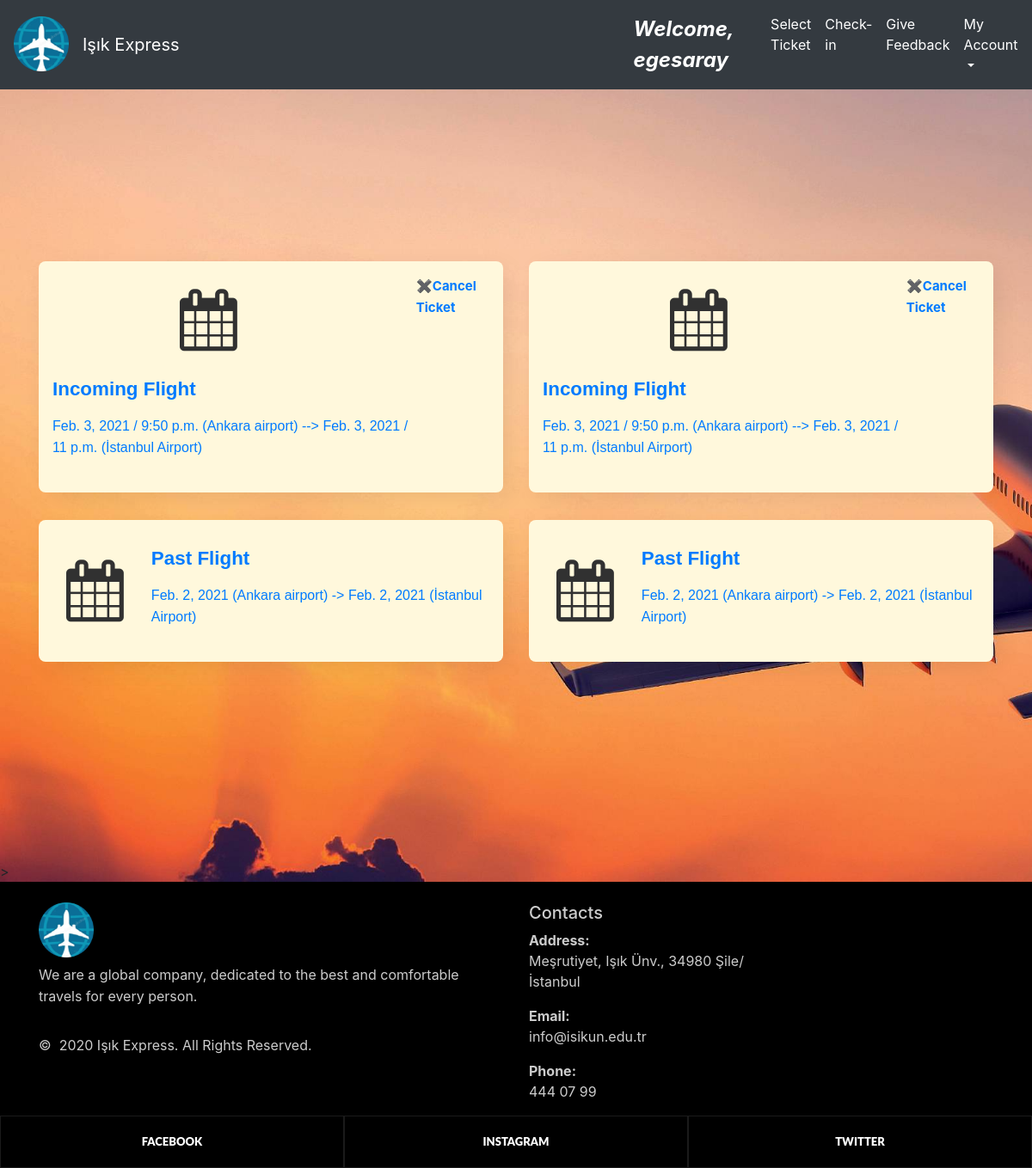
The app's page /myflights/ (signed in) with its own data.
### home/models.py (models this page shows, shortened)
class Ticket(models.Model):
    trip_choice = (('o','oneway'),('r','roundtrip'),)
    trip = models.CharField(max_length=5, choices=trip_choice)
    registereduser =models.ForeignKey(RegisteredUser,null=True,on_delete= models.CASCADE)
    ticket_class = models.CharField(max_length=255,null=True)
    flight = models.ForeignKey(Flight,null=True,on_delete=models.CASCADE)
    ticket_price = models.DecimalField(max_digits=10, decimal_places=2, null=True)
    created_at = models.CharField(max_length=255,null=True)
    is_approval = models.CharField(max_length=1, null=True)
    is_checkin = models.BooleanField(null=True, blank=True)
    terminal= models.CharField(max_length=1 , null=True, blank=True)
    gate = models.IntegerField(null=True, blank=True)

class Flight(models.Model):
    pnr=models.CharField(max_length=10, null=True)
    departure_time = models.DateField(auto_now_add=False, auto_now=False, null=True)
    arrival_time = models.DateField(auto_now_add=False, auto_now=False, null=True)
    departure_hour=models.TimeField(auto_now=False, auto_now_add=False, null=True)
    arrival_hour = models.TimeField(auto_now=False, auto_now_add=False, null=True)
    from_airport = models.ForeignKey(Airport, null=True,on_delete=models.SET_NULL, related_name="from_airport")
    to_airport = models.ForeignKey(Airport, null=True,on_delete=models.SET_NULL, related_name="to_airport")
    price= models.DecimalField(max_digits=10,decimal_places=2,null=True)

class Airport(models.Model):
    name=models.CharField(max_length=255,null=True)
    address=models.CharField(max_length=500,null=True)
    def __str__(self):
        return self.name

### home/views.py (the view)
# urls.py: path('myflights/', views.myflights, name="myflights"),
@login_required
def myflights(request):
    user_id = request.user.id
    user = User.objects.get(id=user_id)
    registered_user = RegisteredUser.objects.get(user=user)
    my_tickets = Ticket.objects.filter(registereduser=registered_user)
    get_datetime_now = str(datetime.datetime.now()).split(' ')
    get_date_now = str(get_datetime_now[0]).split('-')
    year = get_date_now[0]
    month = get_date_now[1]
    day = get_date_now[2]
    past_flights = []
    incoming_flights = []
    for ticket in my_tickets:
        flight = ticket.flight
        departure_time = str(flight.departure_time).split('-')
        departure_time_year = departure_time[0]
        departure_time_month = departure_time[1]
        departure_time_day = departure_time[2]
        if int(departure_time_year) < int(year) \
                or (int(departure_time_year).__eq__(int(year)) and int(departure_time_month) < int(month)) \
                or (int(departure_time_year).__eq__(int(year)) and int(departure_time_month).__eq__(int(month)) and int(departure_time_day) < int(day)):
            past_flights.append(ticket)
        else:
            incoming_flights.append(ticket)
    return render(request, 'home/myflights.html', {'past_flights' : past_flights, 'incoming_flights' : incoming_flights})

### home/templates/home/myflights.html (shortened to what this page needs)
<!DOCTYPE html>
{% extends 'home/main.html' %}
{% load static %}
{% block content %}
<html lang="en">
<head>
    <link href="//maxcdn.bootstrapcdn.com/bootstrap/4.1.1/css/bootstrap.min.css" rel="stylesheet" id="bootstrap-css">
    <link rel="stylesheet" href="https://maxcdn.bootstrapcdn.com/font-awesome/4.7.0/css/font-awesome.min.css"><link rel="stylesheet" href="https://maxcdn.bootstrapcdn.com/font-awesome/4.7.0/css/font-awesome.min.css">
    <link rel="stylesheet" type="text/css" href="/static/css/myflights.css">
</head>
<body class="first-info">
<section>
<div class="container">
    <div class="row" style="margin:200px auto"  >
            <div class="row justify-content-center">
                {% for incoming_flight in incoming_flights %}
                <div class="col-lg-6 mbr-col-md-10">
                  <a href="/view_ticket/{{incoming_flight.id}}"><div class="flight">
                        <div class="ico-flight">
                            <span class="iconfont fa-calendar fa" style="margin-left:35%"></span>
                        </div>
                        <div class="text-flight center">
                            <h2 class="fonts-style ie-bold type-title display-title"><span>Incoming Flight</span></h2>
                            <p class="fonts-style text1 ie-text display-small-title">{{ incoming_flight.flight.departure_time }} / {{ incoming_flight.flight.departure_hour }}  ({{ incoming_flight.flight.from_airport }}) --> {{ incoming_flight.flight.arrival_time }} / {{incoming_flight.flight.arrival_hour}} ({{ incoming_flight.flight.to_airport }}) </p>
                        </div>
                        <a href="/delete_ticket/{{ incoming_flight.id }}"><b style='font-size:15px;'>&#10006;Cancel Ticket</b></a>
                    </div></a>
                </div>
                 {% endfor %}
                {% for past_flight in past_flights %}
                <div class="col-lg-6 mbr-col-md-10">
                      <a href="/view_ticket/{{past_flight.id}}"><div class="flight">
                        <div class="ico-flight">
                            <span class="iconfont fa-calendar fa"></span>
                        </div>
                        <div class="text-flight center">
                                 <h2 class="fonts-style ie-bold type-title display-title"><span>Past Flight</span></h2>
                            <p class="fonts-style text1 ie-text display-small-title">{{ past_flight.flight.departure_time }} ({{ past_flight.flight.from_airport }}) -> {{ past_flight.flight.arrival_time }} ({{ past_flight.flight.to_airport }})</p>
                        </div>
                    </div></a>
                </div>
                 {% endfor %}
            </div>
    </div>
</div>>
</section>
</body>
{% endblock %}

### home/templates/home/navbar.html (shortened to what this page needs)
{% load static %}
{% block content %}
<head>
</head>
<body>
<nav class="navbar navbar-expand-md navbar-dark bg-dark">
    <a class="navbar-brand pb-2" href="{% url 'homepage' %}"><img src="{% static 'images/logo.png' %}" style="height: 64px; width: 64px"></a>
                <a class="navbar-brand" href="{% url 'homepage' %}">Işık Express</a>
    <a class="nav navbar-nav navbar-right " style="margin-left: 32rem !important;" ><font  size="5" color="white"><b><i>Welcome, {{user.username}}</i></b></font></a>
    <div class="collapse navbar-collapse" id="navbarNavDropdown" style="margin-left: 3% !important;">
        <ul class="navbar-nav">
        {% if requested_user_type.user_type == 'A' %}
        <li class="nav-item active">
                <a class="nav-link" href="{% url 'addairport' %}">Add Airports <span class="sr-only">(current)</span></a>
            </li>
            <li class="nav-item">
                <a class="nav-link" href="{% url 'feedbacklist' %}" style="color:white">Response Feedbacks</a>
            </li>
             <li class="nav-item">
                 <a class="nav-link" href="{% url 'logout' %}" style="color:white">Logout</a>
             </li>
        {% else %}
            <li class="nav-item active">
                <a class="nav-link" href="{% url 'homepage' %}">Select Ticket <span class="sr-only">(current)</span></a>
            </li>
            <li class="nav-item">
                <a class="nav-link" href="{% url 'checkin' %}" style="color:white">Check-in</a>
            </li>
            <li class="nav-item">
                <a class="nav-link" href="{% url 'FeedbackPage' %}" style="color:white">Give Feedback</a>
            </li>
            <li class="nav-item dropdown">
                <a class="nav-link dropdown-toggle"  id="navbarDropdownMenuLink" data-toggle="dropdown" aria-haspopup="true" aria-expanded="false" style="color:white"> My Account </a>
            </li>
        {% endif %}
        </ul>
    </div>
</nav>
</body>
{% endblock %}

### home/static/css/background.css (style rules this page uses)
.first-info { background-image: url( '/static/images/plane1.jpg' ) ; background-size: cover; background-repeat: no-repeat; }

### home/static/css/myflights.css (style rules this page uses)
.first-info { background-image: url( '/static/images/plane1.jpg' ) ; background-size: cover; background-repeat: no-repeat; background-attachment:fixed; }
.flight { display: flex; background:#fff8dc; padding: 1rem 1rem 1rem 1rem; border-radius: 0.5rem; box-shadow: 7px 7px 30px -5px rgba(0,0,0,0.1); margin-bottom: 2rem; }
.ico-flight { margin: auto; }
.iconfont { font-size: 4.5rem !important; color: #313131; margin: 1rem; padding-right: 1rem; }
.center { margin: auto; }
.type-title { text-align: left; }
h2 { margin-top: 1.0rem; margin-bottom: 0.5rem; }
.display-title { font-family: 'Source Sans Pro',sans-serif; font-size: 1.4rem; }
.ie-bold { font-weight: 700; }
p { padding-top: 0.5rem; padding-bottom: 0.5rem; line-height: 25px; }
.display-small-title { font-family: 'Source Sans Pro',sans-serif; font-size: 1re }

### home/static/css/footer.css (style rules this page uses)
ul, ol { list-style: none; padding: 0; margin: 0; }

### records on screen
Ticket: flight.departure_time "Feb. 3, 2021", flight.departure_hour "9:50 p.m.", flight.from_airport "Ankara airport", flight.arrival_time "Feb. 3, 2021", flight.arrival_hour "11 p.m.", flight.to_airport "İstanbul Airport"
Ticket: flight.departure_time "Feb. 3, 2021", flight.departure_hour "9:50 p.m.", flight.from_airport "Ankara airport", flight.arrival_time "Feb. 3, 2021", flight.arrival_hour "11 p.m.", flight.to_airport "İstanbul Airport"
Ticket: flight.departure_time "Feb. 2, 2021", flight.from_airport "Ankara airport", flight.arrival_time "Feb. 2, 2021", flight.to_airport "İstanbul Airport"
Ticket: flight.departure_time "Feb. 2, 2021", flight.from_airport "Ankara airport", flight.arrival_time "Feb. 2, 2021", flight.to_airport "İstanbul Airport"

### other values on screen
{{ user.username }} "egesaray"
